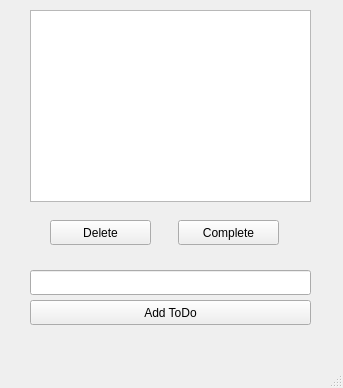
<?xml version="1.0" encoding="UTF-8"?>
<ui version="4.0">
 <class>MainWindow</class>
 <widget class="QMainWindow" name="MainWindow">
  <property name="geometry">
   <rect>
    <x>0</x>
    <y>0</y>
    <width>343</width>
    <height>388</height>
   </rect>
  </property>
  <property name="windowTitle">
   <string>MainWindow</string>
  </property>
  <widget class="QWidget" name="centralwidget">
   <widget class="QPushButton" name="addButton">
    <property name="geometry">
     <rect>
      <x>30</x>
      <y>300</y>
      <width>281</width>
      <height>25</height>
     </rect>
    </property>
    <property name="text">
     <string>Add ToDo</string>
    </property>
   </widget>
   <widget class="QLineEdit" name="todoEdit">
    <property name="geometry">
     <rect>
      <x>30</x>
      <y>270</y>
      <width>281</width>
      <height>25</height>
     </rect>
    </property>
   </widget>
   <widget class="QListView" name="todoView">
    <property name="geometry">
     <rect>
      <x>30</x>
      <y>10</y>
      <width>281</width>
      <height>192</height>
     </rect>
    </property>
   </widget>
   <widget class="QWidget" name="widget" native="true">
    <property name="geometry">
     <rect>
      <x>30</x>
      <y>210</y>
      <width>281</width>
      <height>51</height>
     </rect>
    </property>
    <widget class="QPushButton" name="deleteButton">
     <property name="geometry">
      <rect>
       <x>20</x>
       <y>10</y>
       <width>101</width>
       <height>25</height>
      </rect>
     </property>
     <property name="text">
      <string>Delete</string>
     </property>
    </widget>
    <widget class="QPushButton" name="completeButton">
     <property name="geometry">
      <rect>
       <x>148</x>
       <y>10</y>
       <width>101</width>
       <height>25</height>
      </rect>
     </property>
     <property name="text">
      <string>Complete</string>
     </property>
    </widget>
   </widget>
  </widget>
  <widget class="QMenuBar" name="menubar">
   <property name="geometry">
    <rect>
     <x>0</x>
     <y>0</y>
     <width>343</width>
     <height>22</height>
    </rect>
   </property>
  </widget>
  <widget class="QStatusBar" name="statusbar"/>
 </widget>
 <resources/>
 <connections/>
</ui>
